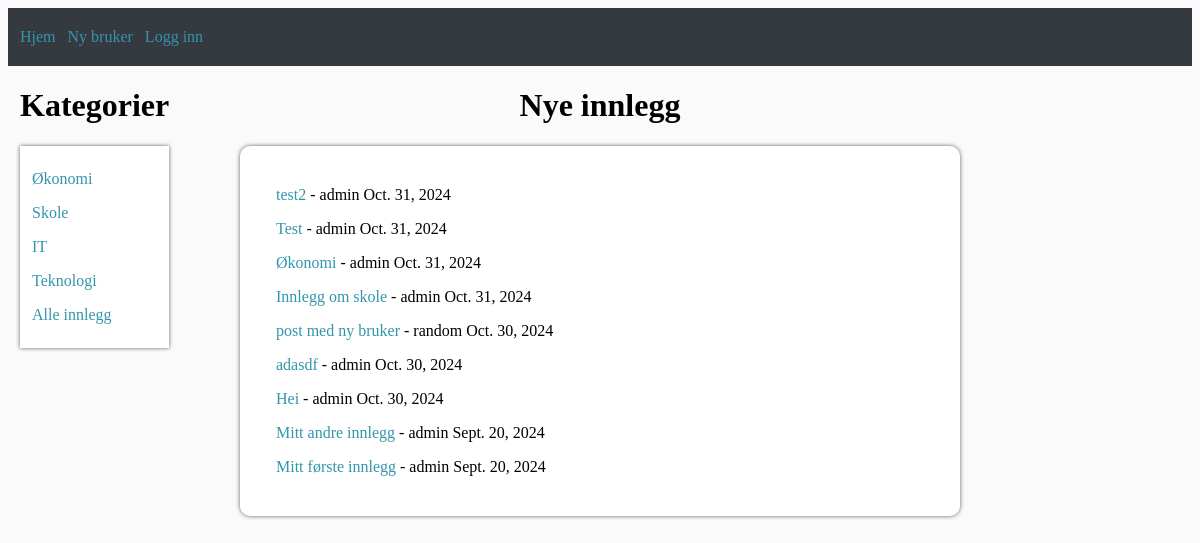
The app's page /, older data.
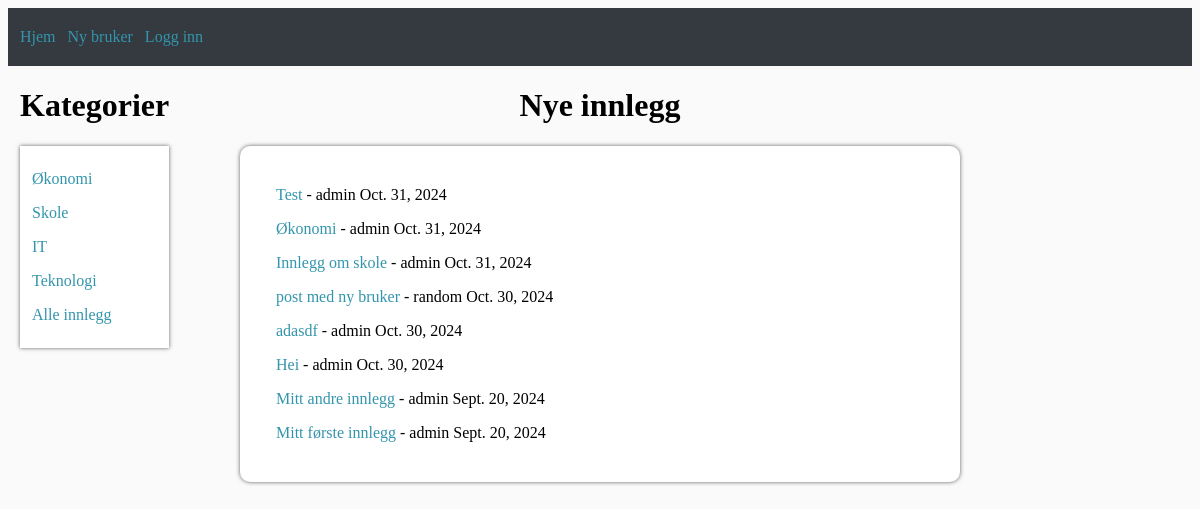
The same page, newer data.
### blog/models.py (models this page shows, shortened)
class Post(models.Model):
    title = models.CharField(max_length=100)
    author = models.ForeignKey(User, on_delete=models.CASCADE)
    body = models.TextField()
    date = models.DateField(default=timezone.now)
    categories = models.ManyToManyField(Category, related_name='posts', default="Annet")

### blog/views.py (the view)
# urls.py: 2. Add a URL to urlpatterns:  path('', Home.as_view(), name='home')
class Home(ListView):
    model = Post
    template_name = 'home.html'
    ordering = ['-id']

### blog/templates/home.html (shortened to what this page needs)
{% extends 'basetemplate.html' %}
    {% block defaultnavbar %}
        <div class="content-container">
            <div class="categories-container">
                <h1>Kategorier</h1>
                <div class="categories-list">
                    <div class="categories-text">
                        <p><a href="økonomi.html">Økonomi<a></p>
                        <p><a href="">Skole</a></p>
                        <p><a href="">IT</a></p>
                        <p><a href="">Teknologi</a></p>
                        <p><a href="">Alle innlegg</a></p>
                    </div>
                </div>
            </div>
            <div class="post-list">
                <h1>Nye innlegg</h1>
                <div class="main-container indented-text">
                    {% for post in object_list %}
                           <p> <a href="{% url 'blog_article_content' post.pk %}"> {{post.title}} </a> - {{post.author}} {{post.date}}<br/></p>
                    {% endfor %}
                </div>
            </div>
        </div>
    {% endblock %}

Row changes from the older to the newer data that the page shows:
removed Post: title "test2", author "admin", date "Oct. 31, 2024"
